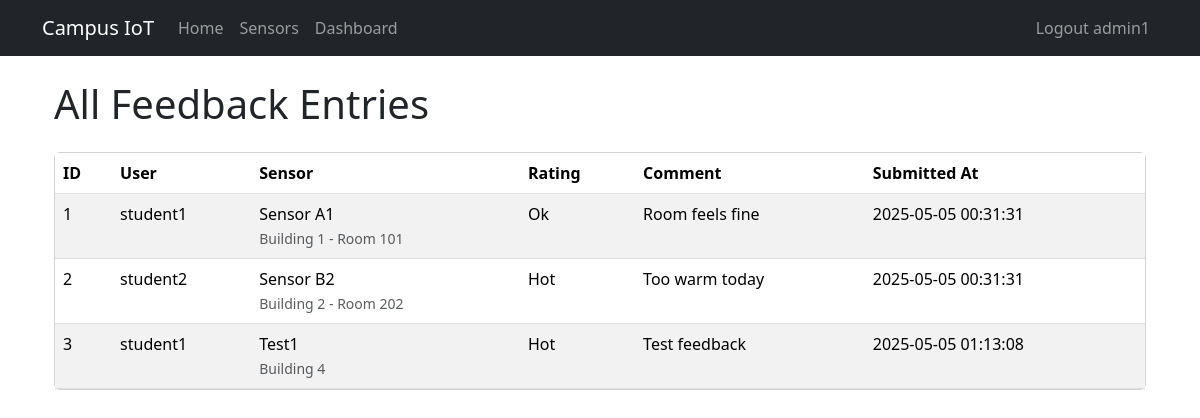
Before: /feedbacks (signed in) with the older database file.
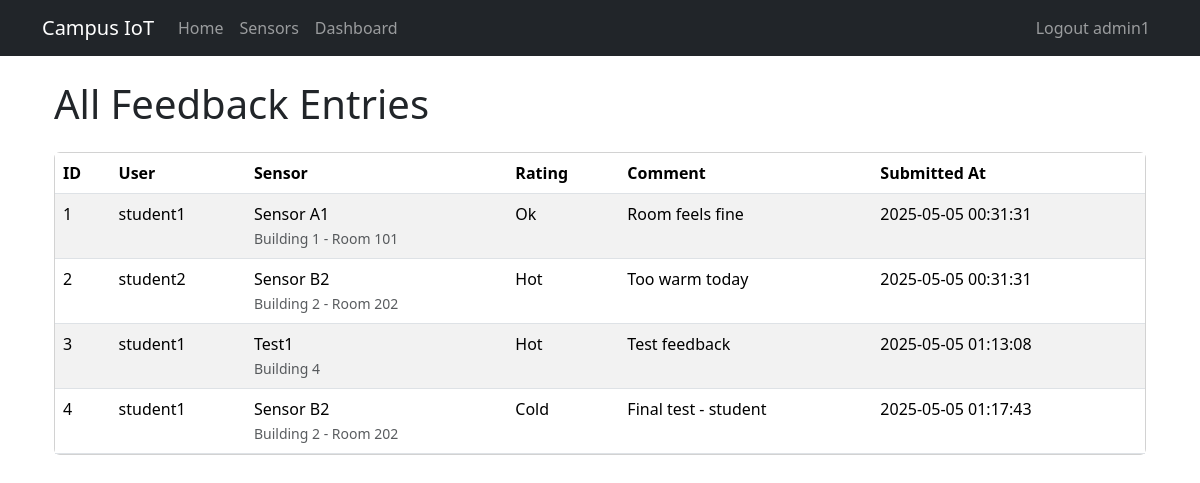
After: the same page with the newer database file.
### app/models.py (models this page shows, shortened)
class Feedback(db.Model):
    __tablename__ = 'feedbacks'
    id = db.Column(db.Integer, primary_key=True)
    user_id = db.Column(db.Integer, db.ForeignKey('users.id'), nullable=False)
    sensor_id = db.Column(db.Integer, db.ForeignKey('sensors.id'), nullable=False)
    rating = db.Column(db.String(10), nullable=False)
    comment = db.Column(db.Text, nullable=True)
    submitted_at = db.Column(db.DateTime, default=datetime.utcnow, nullable=False)

class User(UserMixin, db.Model):
    __tablename__ = 'users'
    id = db.Column(db.Integer, primary_key=True)
    username = db.Column(db.String(64), unique=True, nullable=False)
    email = db.Column(db.String(120), unique=True, nullable=False)
    password_hash = db.Column(db.String(128), nullable=False)
    role = db.Column(db.String(20), nullable=False)
    __mapper_args__ = {
        'polymorphic_on': role,
        'polymorphic_identity': 'user'
    }
    feedbacks = db.relationship('Feedback', backref='user', cascade='all, delete-orphan')

class Admin(User):
    __mapper_args__ = {
        'polymorphic_identity': 'admin'
    }

class Sensor(db.Model):
    __tablename__ = 'sensors'
    id = db.Column(db.Integer, primary_key=True)
    name = db.Column(db.String(64), nullable=False)
    location = db.Column(db.String(128), nullable=False)
    status = db.Column(db.String(20), nullable=False)
    calibrations = db.relationship('Calibration', backref='sensor', cascade='all, delete-orphan')
    feedbacks = db.relationship('Feedback', backref='sensor', cascade='all, delete-orphan')
    readings = db.relationship(
        'TemperatureReading',
        back_populates='sensor',
        cascade='all, delete-orphan',
        order_by='TemperatureReading.timestamp'
    )

### app/views.py (the view)
@bp.route('/feedbacks', methods=['GET'], endpoint='all_feedbacks')
@login_required
def all_feedbacks():
    if current_user.role != 'admin':
        abort(403)
    feedbacks = db.session.scalars(db.select(Feedback)).all()
    return render_template(
        'all_feedbacks.html',
        title='All Feedbacks',
        feedbacks=feedbacks
    )

### app/models.py (called while the page is built)
@login.user_loader
def load_user(user_id: str):
    return User.query.get(int(user_id))

### app/templates/all_feedbacks.html
{% extends "base.html" %}
{% block content %}
<div class="container mt-4">
  <h1 class="mb-4">All Feedback Entries</h1>
  <div class="card">
    <div class="card-body p-0">
      <div class="table-responsive">
        <table class="table table-striped table-hover mb-0">
          <thead class="thead-light">
            <tr>
              <th>ID</th>
              <th>User</th>
              <th>Sensor</th>
              <th>Rating</th>
              <th>Comment</th>
              <th>Submitted At</th>
            </tr>
          </thead>
          <tbody>
            {% for fb in feedbacks %}
            <tr>
              <td>{{ fb.id }}</td>
              <td>{{ fb.user.username }}</td>
              <td>
                {{ fb.sensor.name }}<br>
                <small class="text-muted">{{ fb.sensor.location }}</small>
              </td>
              <td>{{ fb.rating.capitalize() }}</td>
              <td>{{ fb.comment or '—' }}</td>
              <td>{{ fb.submitted_at.strftime('%Y-%m-%d %H:%M:%S') }}</td>
            </tr>
            {% else %}
            <tr>
              <td colspan="6" class="text-center py-4">
                No feedback entries found.
              </td>
            </tr>
            {% endfor %}
          </tbody>
        </table>
      </div>
    </div>
  </div>
</div>
{% endblock %}

Changed rows visible on the page:
added Feedback: id "4", user.username "student1", sensor.name "Sensor B2", sensor.location "Building 2 - Room 202", rating "Cold", comment "Final test - student", submitted_at "2025-05-05 01:17:43"
